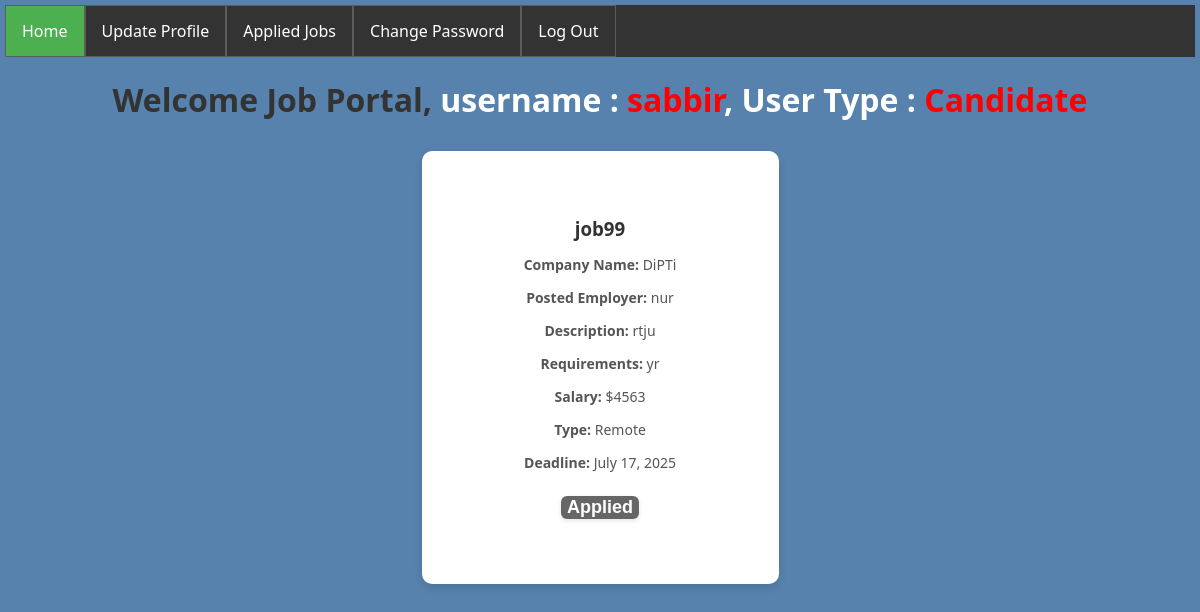
The app's page / (signed in) with its own data.
### users_auth_app/models.py (models this page shows)
class customUserModel(AbstractUser):
    USERTYPE = [
        ('Admin','Admin'),
        ('Employer','Employer'),
        ('Candidate','Candidate')
    ]
    phone = models.CharField(max_length = 100, null = True)
    userTypes = models.CharField(choices = USERTYPE, max_length = 100, null = True)

### employer_app/models.py (models this page shows)
class jobModel(models.Model):
    employer = models.ForeignKey(employerProfileModel, on_delete = models.CASCADE, null = True)
    title = models.CharField(max_length = 100, null = True)
    description = models.TextField(null = True)
    requirements = models.TextField(null = True)
    salary = models.IntegerField(null = True)
    TYPE = [
        ('FullTime','Full Time'),
        ('Remote','Remote'),
        ('Internship','Internship')
    ]
    jobType = models.CharField(choices = TYPE, max_length = 100, null = True)
    deadline = models.DateField(null = True)
    postedDate = models.DateTimeField(auto_now_add = True, null = True)

class employerProfileModel(models.Model):
    employerUser = models.OneToOneField(customUserModel, on_delete = models.CASCADE, null = True)
    companyName = models.CharField(max_length = 100, null = True)
    aboutConpany = models.TextField(null = True)
    conpanyLogo = models.ImageField(upload_to='static/img/logo', null = True)
    location = models.TextField(null = True)

### users_auth_app/views.py (the view)
# urls.py: path('', index, name='index'),
@login_required(login_url='logIn')
def index(req):
    all_jobs = jobModel.objects.all()
    if req.user.is_authenticated:
        if req.user.userTypes == 'Candidate':
            if candidateProfileModel.objects.filter(candidateUser=req.user):
                candidate = candidateProfileModel.objects.get(candidateUser=req.user)
                jobs_with_status = []
                for job in all_jobs:
                    applied = jobApplicationModel.objects.filter(candidate=candidate, job=job).exists()
                    jobs_with_status.append({
                        'job': job,
                        'applied': applied
                    })
                context = {
                    'jobs_with_status': jobs_with_status
                }
            else:
                context = None
        else:
            context = None
    else:
        context = None
    return render(req, 'index.html', context)

### users_auth_app/templates/index.html (shortened to what this page needs)
{% extends "master.html" %}
{% block body %}
{% load static %}
<h1>Welcome Job Portal, <span style="color: #ffffff;">username : </span><span style="color: red;"> {{user.username}}<span><span style="color: #ffffff;">, User Type : </span><span style="color: red;"> {{user.userTypes}}<span></h1>
<div class="card-container" style="flex-wrap: wrap;">
    {% if user.userTypes == 'Candidate' %}
    {% for item in jobs_with_status %}
    {% if item.job.title %}
    <div class="card" style="width: 30%;">
        <div class="card-content">
            <h3>{{ item.job.title }}</h3>
            <p><strong>Company Name:</strong> {{ item.job.employer.companyName }}</p>
            <p><strong>Posted Employer:</strong> {{ item.job.employer.employerUser.username }}</p>
            <p><strong>Description:</strong> {{ item.job.description|truncatewords:20 }}</p>
            <p><strong>Requirements:</strong> {{ item.job.requirements|truncatewords:15 }}</p>
            <p><strong>Salary:</strong> ${{ item.job.salary }}</p>
            <p><strong>Type:</strong> {{ item.job.get_jobType_display }}</p>
            <p><strong>Deadline:</strong> {{ item.job.deadline }}</p>
            {% if item.applied %}
                <button disabled class="btn" style="margin-top: 10px; background-color: #666666">Applied</button>
            {% else %}
                <a href="{% url 'applyJob' item.job.id %}">
                    <button class="btn" style="margin-top: 10px;">Apply</button>
                </a>
            {% endif %}
        </div>
    </div>
    {% endif %}
    {% endfor %}
    {% endif %}
</div>
{% endblock body %}

### users_auth_app/templates/master.html (style rules this page uses)
body { font-family: 'Segoe UI', sans-serif; background-color: #f5f7fa; margin: 0; padding: 0; background: #5682ad; margin: 5px; }

### users_auth_app/templates/index.html (style rules this page uses)
h1 { text-align: center; color: #333; }
.card-container { display: flex; gap: 20px; margin-top: 30px; justify-content: center; justify-items: center; }
.card { background: #fff; border-radius: 10px; overflow: hidden; box-shadow: 0 4px 8px rgba(0,0,0,0.1); display: flex; flex-direction: column; justify-content: space-between; width: 50%; text-align: center; padding-top: 50px; padding-bottom: 50px; }
.card-content { padding: 15px; }
.card-content h3 { margin: 0 0 10px 0; color: #333; }
.card-content p { font-size: 14px; color: #555; overflow: hidden; }
.btn { background-color: #1a73e8; color: #fff; padding: 12px, 24px; font-size: 18px; font-weight: 600; border: none; border-radius: 6px; cursor: pointer; transition: background-color 0.3s ease, box-shadow 0.2s ease; box-shadow: 0 2px 5px rgba(0, 0, 0, 0.1); }

### records on screen
customUserModel: username "sabbir", userTypes "Candidate"
jobModel: job "job99", job.employer.companyName "DiPTi", job.employer.employerUser.username "nur", job.description "rtju", job.requirements "yr", job.salary "4563", job.jobType "Remote", job.deadline "July 17, 2025"
